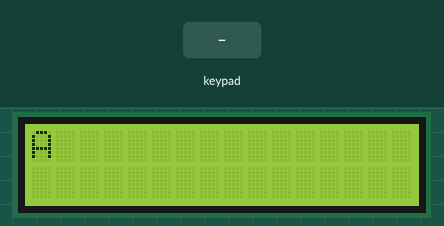
The sketch below on a simulated Arduino Uno, built with avr-gcc and run on an emulated ATmega328P. Shown: 16×2 character LCD. Inputs (shaded band) come from the test bench. What the sketch prints to the serial monitor is not drawn.

Above: at 0.8 s.
0.9 s: key '6' pressed
At 2.1 s:
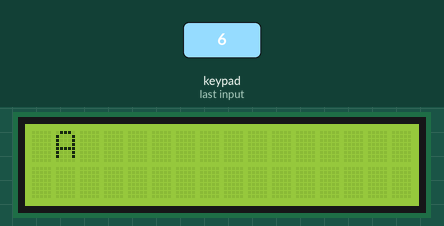
2.4 s: keypad keys 9 8 7 6 pressed 0.4 s apart
At 4.1 s:
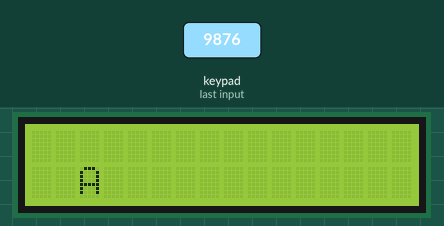
5.5 s: key '2' pressed
At 6.7 s:
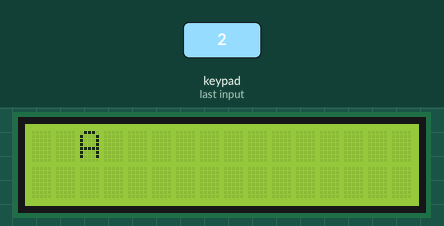
7.0 s: keypad keys 9 8 7 6 # pressed 0.4 s apart
At 9.0 s:
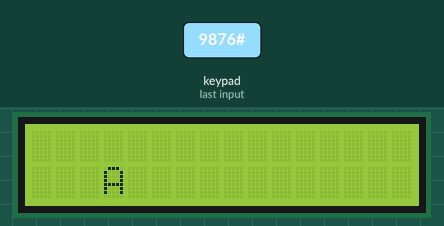
Timing chart, 0 to 10.5 s (numbered marks = the images above; inputs shaded):
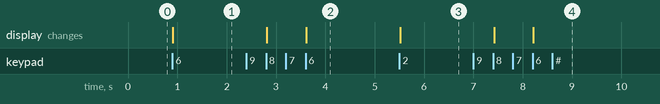

Measured:
- after the input at 0.9 s, the display: changes at once (image 1)
- after the input at 2.4 s, the display: first changes after 0.42 s (image 2 shows a later state)
- after the input at 5.5 s, the display: changes at once (image 3)
- after the input at 7.0 s, the display: first changes after 0.42 s (image 4 shows a later state)

The sketch:

Basic1.ino
```cpp
#include <Arduino_FreeRTOS.h>
#include <Wire.h>
#include <queue.h>
#include <LiquidCrystal_I2C.h>
#include <Keypad.h>
#define KEY_ROWS 4
#define KEY_COLS 4

LiquidCrystal_I2C lcd(0x3F,16,2);
QueueHandle_t Global_Queue_Handle = 0;

void controlTask(void *pvParameters);
void displayTask(void *pvParameters);

char inputStr[9];
int passLength = 4;
int firstInput = 0;
int correct = 0;
int wrong = 0;
int count = 0;
int finish = 0;
int i, j = 0, k;
int printMode = 0;
int globalMode = 0;
int printFinish = 0;
char keymap[KEY_ROWS][KEY_COLS] = {
  {'1', '2', '3', 'A'},
  {'4', '5', '6', 'B'},
  {'7', '8', '9', 'C'},
  {'*', '0', '#', 'D'}
};
// Column pin 1~4
byte colPins[KEY_COLS] = {9, 8, 7, 6};
// Column pin 1~4
byte rowPins[KEY_ROWS] = {13, 12, 11, 10};
Keypad myKeypad = Keypad(makeKeymap(keymap), rowPins, colPins, KEY_ROWS, KEY_COLS);
char key;

void setup() {
  Serial.begin(9600);
  Global_Queue_Handle = xQueueCreate(3, sizeof(int));

  lcd.init();    // initialize LCD
  lcd.backlight();    // open LCD backlight
  lcd.setCursor(0, 0);  // setting cursor
  lcd.print("A");

  xTaskCreate(controlTask, (const portCHAR *) "task_control", 128, NULL, 1, NULL);
  xTaskCreate(displayTask, (const portCHAR *) "task_display", 128, NULL, 1, NULL);

  vTaskStartScheduler();
}

void loop(){}

void controlTask(void *pvParameters) {
  (void) pvParameters;
  int dir_send_row = 0; // 0 1
  int dir_send_col = 0; // 0~15
  for(;;){

    key = myKeypad.getKey();
    if(key == '2'){ // up
      if(dir_send_row == 1){ // 2nd row
        dir_send_row -= 1;
        xQueueSend(Global_Queue_Handle, &dir_send_row, 1000);
        xQueueSend(Global_Queue_Handle, &dir_send_col, 1000);
      }
    }
    else if(key == '4'){ // left
      if(dir_send_col > 0){
        dir_send_col -= 1;
        xQueueSend(Global_Queue_Handle, &dir_send_row, 1000);
        xQueueSend(Global_Queue_Handle, &dir_send_col, 1000);
      }
    }
    else if(key == '6'){ // right
      if(dir_send_col < 15){
        dir_send_col += 1;
        xQueueSend(Global_Queue_Handle, &dir_send_row, 1000);
        xQueueSend(Global_Queue_Handle, &dir_send_col, 1000);
      }
    }
    else if(key == '8'){
      if(dir_send_row == 0){
        dir_send_row += 1;
        xQueueSend(Global_Queue_Handle, &dir_send_row, 1000);
        xQueueSend(Global_Queue_Handle, &dir_send_col, 1000);
      }
    }


  }
}

void displayTask(void *pvParameters) {
  (void) pvParameters;
  int dir_recv_row = 0; //  0~15 16~31
  int dir_recv_col = 0;

  for(;;){
    if(xQueueReceive(Global_Queue_Handle, &dir_recv_row, 1000) && xQueueReceive(Global_Queue_Handle, &dir_recv_col, 1000)){
      lcd.clear();
      Serial.print("row:");
      Serial.print(dir_recv_row);
      Serial.print("   col:");
      Serial.println(dir_recv_col);
      lcd.setCursor(dir_recv_col, dir_recv_row);  // setting cursor
      lcd.print("A");
    }
  }
}
```
